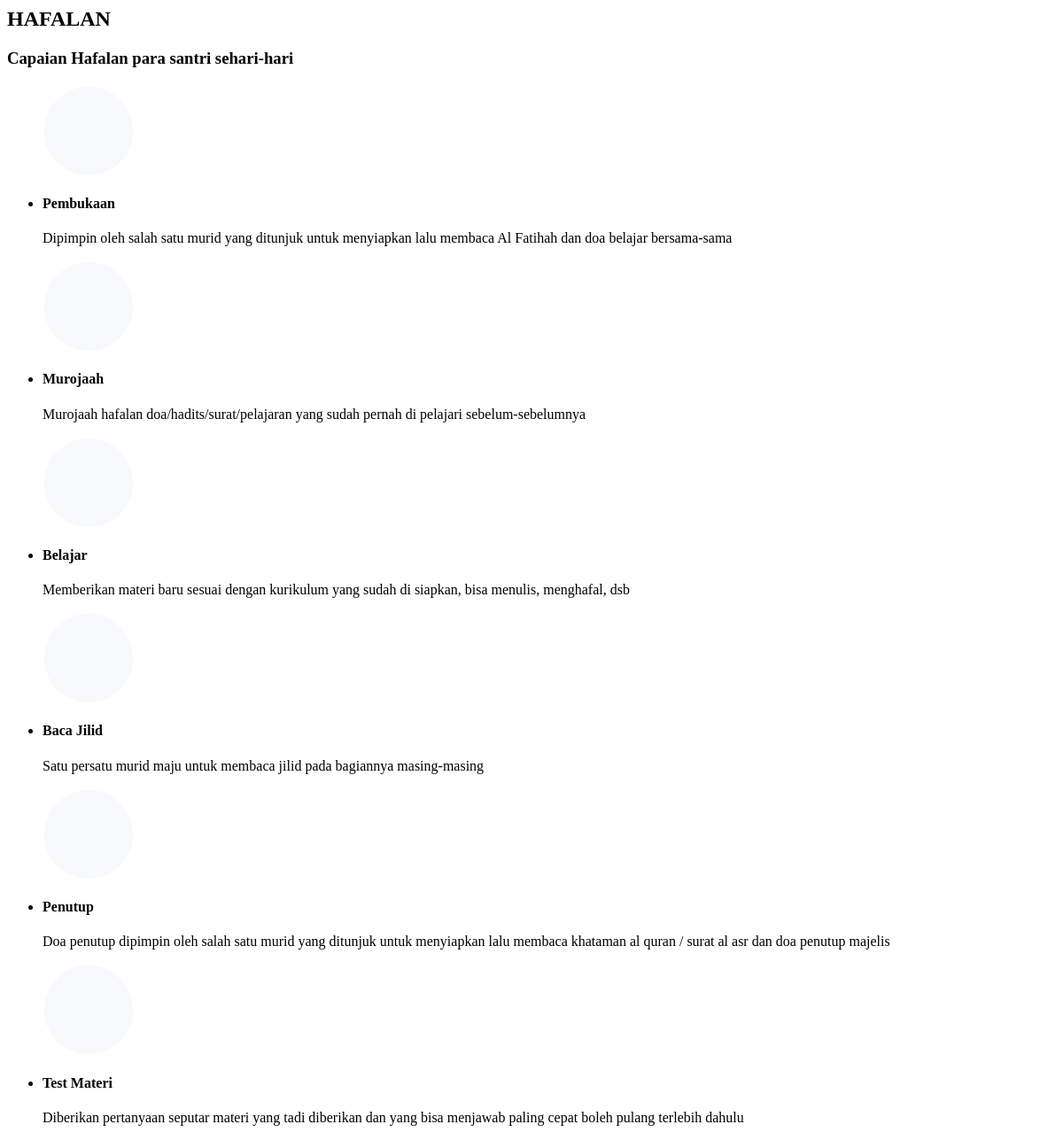
/content/isi_section/pelajaran.php, run on the app's committed database.
### tables this page shows
CREATE TABLE `pelajaran` (
  `id_pel` int(50) NOT NULL,
  `gambar` varchar(50) NOT NULL,
  `judul` varchar(50) NOT NULL,
  `ket` varchar(1000) NOT NULL
);

### action/pelajaran/fetchData.php (called while the page is built)
<?php
$host = 'localhost';
$db = 'landingpage';
$user = 'root';
$pass = '';
$dsn = "mysql:host=$host;dbname=$db;charset=utf8mb4";
$options = [
    PDO::ATTR_ERRMODE            => PDO::ERRMODE_EXCEPTION,
    PDO::ATTR_DEFAULT_FETCH_MODE => PDO::FETCH_ASSOC,
    PDO::ATTR_EMULATE_PREPARES   => false,
];
try {
    $pdo = new PDO($dsn, $user, $pass, $options);
    $sql = 'SELECT id_pel, judul, ket, gambar FROM pelajaran';
    $stmt = $pdo->prepare($sql);
    $stmt->execute();
    $pelajaran = $stmt->fetchAll();
} catch (PDOException $e) {
    echo 'Error: ' . $e->getMessage();
    exit;
}
?>

### content/isi_section/pelajaran.php (the view, shortened to what this page needs)
<?php include 'action/pelajaran/fetchData.php'; ?>
<section class="page-section" id="about">
    <div class="container">
        <div class="text-center">
            <h2 class="section-heading text-uppercase">HAFALAN</h2>
            <h3 class="section-subheading text-muted">Capaian Hafalan para santri sehari-hari</h3>
        </div>
        <ul class="timeline">
            <?php foreach ($pelajaran as $index => $lesson): ?>
            <li class="<?php echo $index % 2 === 1 ? 'timeline-inverted' : ''; ?>">
            <div class="timeline-image" style="background-image: url('assets/img/alur/<?php echo htmlspecialchars($lesson['gambar']); ?>');"></div>
                <div class="timeline-panel">
                    <div class="timeline-heading">
                        <h4><?php echo htmlspecialchars($lesson['judul']); ?></h4>
                    </div>
                    <div class="timeline-body">
                        <p class="text-muted"><?php echo htmlspecialchars($lesson['ket']); ?></p>
                    </div>
                </div>
            </li>
            <?php endforeach; ?>
        </ul>
    </div>
</section>

### content/isi_section/pelajaran.php (style rules this page uses)
.timeline-image { width: 100px; height: 100px; overflow: hidden; display: flex; justify-content: center; align-items: center; border-radius: 50%; border: 2px solid #fff; box-shadow: 0 0 0 2px #fff; background-color: #f8f9fa; background-size: cover; background-position: center; }

### data on the page
pelajaran: judul "Pembukaan", ket "Dipimpin oleh salah satu murid yang ditunjuk untuk menyiapkan lalu membaca Al Fatihah dan doa belajar bersama-sama"
pelajaran: judul "Murojaah", ket "Murojaah hafalan doa/hadits/surat/pelajaran yang sudah pernah di pelajari sebelum-sebelumnya"
pelajaran: judul "Belajar", ket "Memberikan materi baru sesuai dengan kurikulum yang sudah di siapkan, bisa menulis, menghafal, dsb"
pelajaran: judul "Baca Jilid", ket "Satu persatu murid maju untuk membaca jilid pada bagiannya masing-masing"
pelajaran: judul "Penutup", ket "Doa penutup dipimpin oleh salah satu murid yang ditunjuk untuk menyiapkan lalu membaca khataman al quran / surat al asr dan doa penutup majelis"
pelajaran: judul "Test Materi", ket "Diberikan pertanyaan seputar materi yang tadi diberikan dan yang bisa menjawab paling cepat boleh pulang terlebih dahulu"
